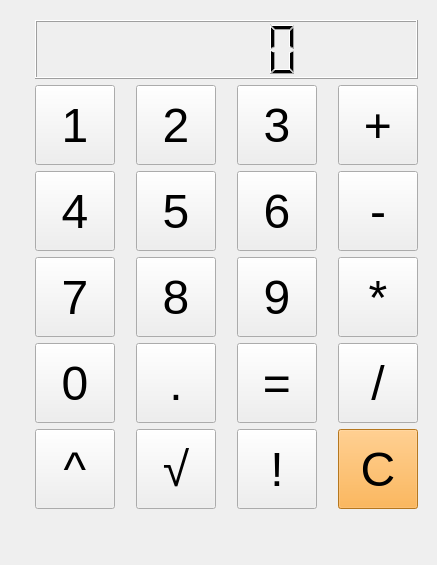
<?xml version="1.0" encoding="UTF-8"?>
<ui version="4.0">
 <class>Form</class>
 <widget class="QWidget" name="Form">
  <property name="geometry">
   <rect>
    <x>0</x>
    <y>0</y>
    <width>437</width>
    <height>565</height>
   </rect>
  </property>
  <property name="windowTitle">
   <string>Form</string>
  </property>
  <widget class="QWidget" name="layoutWidget">
   <property name="geometry">
    <rect>
     <x>20</x>
     <y>20</y>
     <width>416</width>
     <height>489</height>
    </rect>
   </property>
   <layout class="QVBoxLayout" name="verticalLayout">
    <item>
     <layout class="QGridLayout" name="gridLayout">
      <item row="2" column="0">
       <widget class="QPushButton" name="btn4">
        <property name="minimumSize">
         <size>
          <width>80</width>
          <height>80</height>
         </size>
        </property>
        <property name="maximumSize">
         <size>
          <width>80</width>
          <height>80</height>
         </size>
        </property>
        <property name="font">
         <font>
          <family>Helvetica</family>
          <pointsize>36</pointsize>
         </font>
        </property>
        <property name="text">
         <string>4</string>
        </property>
        <attribute name="buttonGroup">
         <string notr="true">buttonGroup_digits</string>
        </attribute>
       </widget>
      </item>
      <item row="1" column="2">
       <widget class="QPushButton" name="btn3">
        <property name="minimumSize">
         <size>
          <width>80</width>
          <height>80</height>
         </size>
        </property>
        <property name="maximumSize">
         <size>
          <width>80</width>
          <height>80</height>
         </size>
        </property>
        <property name="font">
         <font>
          <family>Helvetica</family>
          <pointsize>36</pointsize>
         </font>
        </property>
        <property name="text">
         <string>3</string>
        </property>
        <attribute name="buttonGroup">
         <string notr="true">buttonGroup_digits</string>
        </attribute>
       </widget>
      </item>
      <item row="4" column="1">
       <widget class="QPushButton" name="btn_dot">
        <property name="minimumSize">
         <size>
          <width>80</width>
          <height>80</height>
         </size>
        </property>
        <property name="maximumSize">
         <size>
          <width>80</width>
          <height>80</height>
         </size>
        </property>
        <property name="font">
         <font>
          <family>Helvetica</family>
          <pointsize>36</pointsize>
         </font>
        </property>
        <property name="text">
         <string>.</string>
        </property>
        <attribute name="buttonGroup">
         <string notr="true">buttonGroup_digits</string>
        </attribute>
       </widget>
      </item>
      <item row="3" column="3">
       <widget class="QPushButton" name="btn_mult">
        <property name="minimumSize">
         <size>
          <width>80</width>
          <height>80</height>
         </size>
        </property>
        <property name="maximumSize">
         <size>
          <width>80</width>
          <height>80</height>
         </size>
        </property>
        <property name="font">
         <font>
          <family>Helvetica</family>
          <pointsize>36</pointsize>
         </font>
        </property>
        <property name="text">
         <string>*</string>
        </property>
        <attribute name="buttonGroup">
         <string notr="true">buttonGroup_binary</string>
        </attribute>
       </widget>
      </item>
      <item row="5" column="2">
       <widget class="QPushButton" name="btn_fact">
        <property name="minimumSize">
         <size>
          <width>80</width>
          <height>80</height>
         </size>
        </property>
        <property name="maximumSize">
         <size>
          <width>80</width>
          <height>80</height>
         </size>
        </property>
        <property name="font">
         <font>
          <family>Helvetica</family>
          <pointsize>36</pointsize>
         </font>
        </property>
        <property name="text">
         <string>!</string>
        </property>
       </widget>
      </item>
      <item row="5" column="0">
       <widget class="QPushButton" name="btn_pow">
        <property name="minimumSize">
         <size>
          <width>80</width>
          <height>80</height>
         </size>
        </property>
        <property name="maximumSize">
         <size>
          <width>80</width>
          <height>80</height>
         </size>
        </property>
        <property name="font">
         <font>
          <family>Helvetica</family>
          <pointsize>36</pointsize>
         </font>
        </property>
        <property name="text">
         <string>^</string>
        </property>
        <attribute name="buttonGroup">
         <string notr="true">buttonGroup_binary</string>
        </attribute>
       </widget>
      </item>
      <item row="5" column="1">
       <widget class="QPushButton" name="btn_sqrt">
        <property name="minimumSize">
         <size>
          <width>80</width>
          <height>80</height>
         </size>
        </property>
        <property name="maximumSize">
         <size>
          <width>80</width>
          <height>80</height>
         </size>
        </property>
        <property name="font">
         <font>
          <family>Helvetica</family>
          <pointsize>36</pointsize>
         </font>
        </property>
        <property name="text">
         <string>√</string>
        </property>
       </widget>
      </item>
      <item row="5" column="3">
       <widget class="QPushButton" name="btn_clear">
        <property name="minimumSize">
         <size>
          <width>80</width>
          <height>80</height>
         </size>
        </property>
        <property name="maximumSize">
         <size>
          <width>80</width>
          <height>80</height>
         </size>
        </property>
        <property name="font">
         <font>
          <family>Helvetica</family>
          <pointsize>36</pointsize>
         </font>
        </property>
        <property name="styleSheet">
         <string notr="true">background-color: rgb(254, 166, 43);</string>
        </property>
        <property name="text">
         <string>С</string>
        </property>
       </widget>
      </item>
      <item row="1" column="1">
       <widget class="QPushButton" name="btn2">
        <property name="minimumSize">
         <size>
          <width>80</width>
          <height>80</height>
         </size>
        </property>
        <property name="maximumSize">
         <size>
          <width>80</width>
          <height>80</height>
         </size>
        </property>
        <property name="font">
         <font>
          <family>Helvetica</family>
          <pointsize>36</pointsize>
         </font>
        </property>
        <property name="text">
         <string>2</string>
        </property>
        <attribute name="buttonGroup">
         <string notr="true">buttonGroup_digits</string>
        </attribute>
       </widget>
      </item>
      <item row="4" column="2">
       <widget class="QPushButton" name="btn_eq">
        <property name="minimumSize">
         <size>
          <width>80</width>
          <height>80</height>
         </size>
        </property>
        <property name="maximumSize">
         <size>
          <width>80</width>
          <height>80</height>
         </size>
        </property>
        <property name="font">
         <font>
          <family>Helvetica</family>
          <pointsize>36</pointsize>
         </font>
        </property>
        <property name="text">
         <string>=</string>
        </property>
       </widget>
      </item>
      <item row="1" column="3">
       <widget class="QPushButton" name="btn_plus">
        <property name="minimumSize">
         <size>
          <width>80</width>
          <height>80</height>
         </size>
        </property>
        <property name="maximumSize">
         <size>
          <width>80</width>
          <height>80</height>
         </size>
        </property>
        <property name="font">
         <font>
          <family>Helvetica</family>
          <pointsize>36</pointsize>
         </font>
        </property>
        <property name="text">
         <string>+</string>
        </property>
        <attribute name="buttonGroup">
         <string notr="true">buttonGroup_binary</string>
        </attribute>
       </widget>
      </item>
      <item row="3" column="1">
       <widget class="QPushButton" name="btn8">
        <property name="minimumSize">
         <size>
          <width>80</width>
          <height>80</height>
         </size>
        </property>
        <property name="maximumSize">
         <size>
          <width>80</width>
          <height>80</height>
         </size>
        </property>
        <property name="font">
         <font>
          <family>Helvetica</family>
          <pointsize>36</pointsize>
         </font>
        </property>
        <property name="text">
         <string>8</string>
        </property>
        <attribute name="buttonGroup">
         <string notr="true">buttonGroup_digits</string>
        </attribute>
       </widget>
      </item>
      <item row="2" column="2">
       <widget class="QPushButton" name="btn6">
        <property name="minimumSize">
         <size>
          <width>80</width>
          <height>80</height>
         </size>
        </property>
        <property name="maximumSize">
         <size>
          <width>80</width>
          <height>80</height>
         </size>
        </property>
        <property name="font">
         <font>
          <family>Helvetica</family>
          <pointsize>36</pointsize>
         </font>
        </property>
        <property name="text">
         <string>6</string>
        </property>
        <attribute name="buttonGroup">
         <string notr="true">buttonGroup_digits</string>
        </attribute>
       </widget>
      </item>
      <item row="3" column="0">
       <widget class="QPushButton" name="btn7">
        <property name="minimumSize">
         <size>
          <width>80</width>
          <height>80</height>
         </size>
        </property>
        <property name="maximumSize">
         <size>
          <width>80</width>
          <height>80</height>
         </size>
        </property>
        <property name="font">
         <font>
          <family>Helvetica</family>
          <pointsize>36</pointsize>
         </font>
        </property>
        <property name="text">
         <string>7</string>
        </property>
        <attribute name="buttonGroup">
         <string notr="true">buttonGroup_digits</string>
        </attribute>
       </widget>
      </item>
      <item row="2" column="3">
       <widget class="QPushButton" name="btn_minus">
        <property name="minimumSize">
         <size>
          <width>80</width>
          <height>80</height>
         </size>
        </property>
        <property name="maximumSize">
         <size>
          <width>80</width>
          <height>80</height>
         </size>
        </property>
        <property name="font">
         <font>
          <family>Helvetica</family>
          <pointsize>36</pointsize>
         </font>
        </property>
        <property name="text">
         <string>-</string>
        </property>
        <attribute name="buttonGroup">
         <string notr="true">buttonGroup_binary</string>
        </attribute>
       </widget>
      </item>
      <item row="2" column="1">
       <widget class="QPushButton" name="btn5">
        <property name="minimumSize">
         <size>
          <width>80</width>
          <height>80</height>
         </size>
        </property>
        <property name="maximumSize">
         <size>
          <width>80</width>
          <height>80</height>
         </size>
        </property>
        <property name="font">
         <font>
          <family>Helvetica</family>
          <pointsize>36</pointsize>
         </font>
        </property>
        <property name="text">
         <string>5</string>
        </property>
        <attribute name="buttonGroup">
         <string notr="true">buttonGroup_digits</string>
        </attribute>
       </widget>
      </item>
      <item row="4" column="0">
       <widget class="QPushButton" name="btn0">
        <property name="minimumSize">
         <size>
          <width>80</width>
          <height>80</height>
         </size>
        </property>
        <property name="maximumSize">
         <size>
          <width>80</width>
          <height>80</height>
         </size>
        </property>
        <property name="font">
         <font>
          <family>Helvetica</family>
          <pointsize>36</pointsize>
         </font>
        </property>
        <property name="text">
         <string>0</string>
        </property>
        <attribute name="buttonGroup">
         <string notr="true">buttonGroup_digits</string>
        </attribute>
       </widget>
      </item>
      <item row="1" column="0">
       <widget class="QPushButton" name="btn1">
        <property name="minimumSize">
         <size>
          <width>80</width>
          <height>80</height>
         </size>
        </property>
        <property name="maximumSize">
         <size>
          <width>80</width>
          <height>80</height>
         </size>
        </property>
        <property name="font">
         <font>
          <family>Helvetica</family>
          <pointsize>36</pointsize>
         </font>
        </property>
        <property name="text">
         <string>1</string>
        </property>
        <attribute name="buttonGroup">
         <string notr="true">buttonGroup_digits</string>
        </attribute>
       </widget>
      </item>
      <item row="3" column="2">
       <widget class="QPushButton" name="btn9">
        <property name="minimumSize">
         <size>
          <width>80</width>
          <height>80</height>
         </size>
        </property>
        <property name="maximumSize">
         <size>
          <width>80</width>
          <height>80</height>
         </size>
        </property>
        <property name="font">
         <font>
          <family>Helvetica</family>
          <pointsize>36</pointsize>
         </font>
        </property>
        <property name="text">
         <string>9</string>
        </property>
        <attribute name="buttonGroup">
         <string notr="true">buttonGroup_digits</string>
        </attribute>
       </widget>
      </item>
      <item row="4" column="3">
       <widget class="QPushButton" name="btn_div">
        <property name="minimumSize">
         <size>
          <width>80</width>
          <height>80</height>
         </size>
        </property>
        <property name="maximumSize">
         <size>
          <width>80</width>
          <height>80</height>
         </size>
        </property>
        <property name="font">
         <font>
          <family>Helvetica</family>
          <pointsize>36</pointsize>
         </font>
        </property>
        <property name="text">
         <string>/</string>
        </property>
        <attribute name="buttonGroup">
         <string notr="true">buttonGroup_binary</string>
        </attribute>
       </widget>
      </item>
      <item row="0" column="0" colspan="4">
       <widget class="QLCDNumber" name="table"/>
      </item>
     </layout>
    </item>
   </layout>
  </widget>
 </widget>
 <resources/>
 <connections/>
 <buttongroups>
  <buttongroup name="buttonGroup_digits"/>
  <buttongroup name="buttonGroup_binary"/>
 </buttongroups>
</ui>
